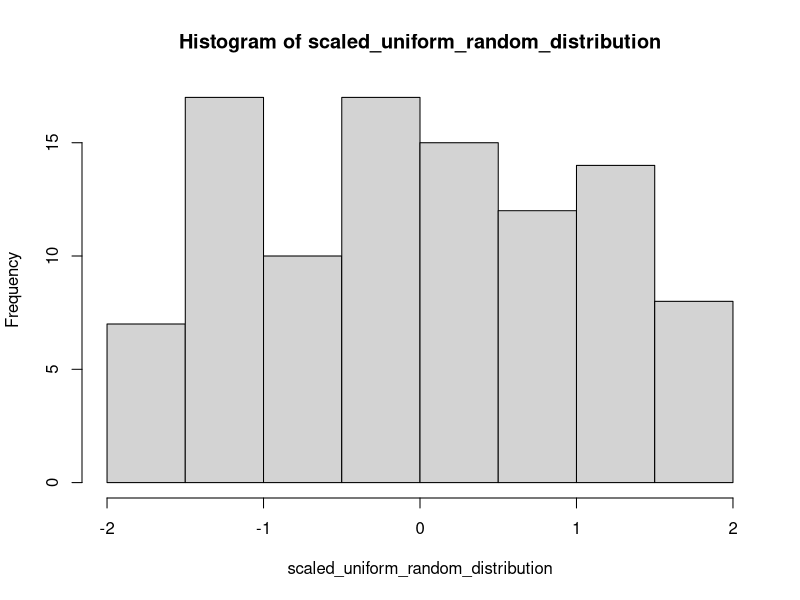
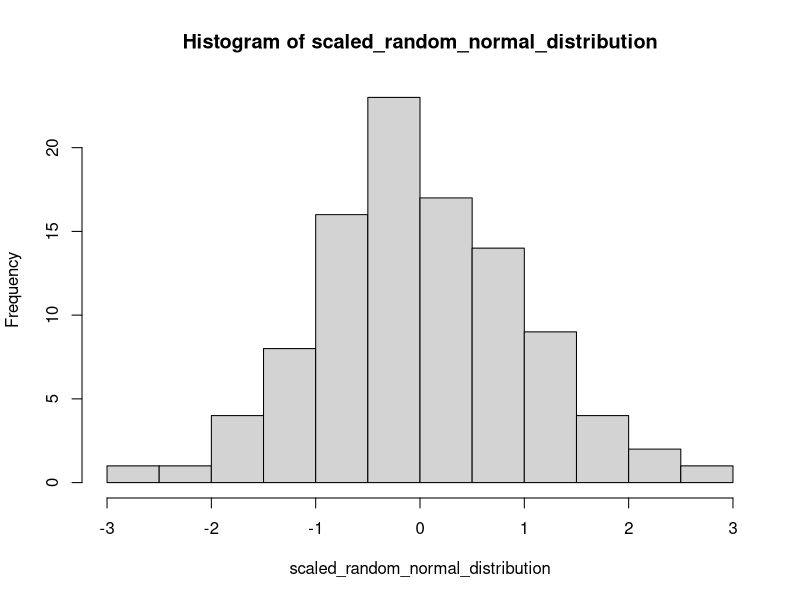
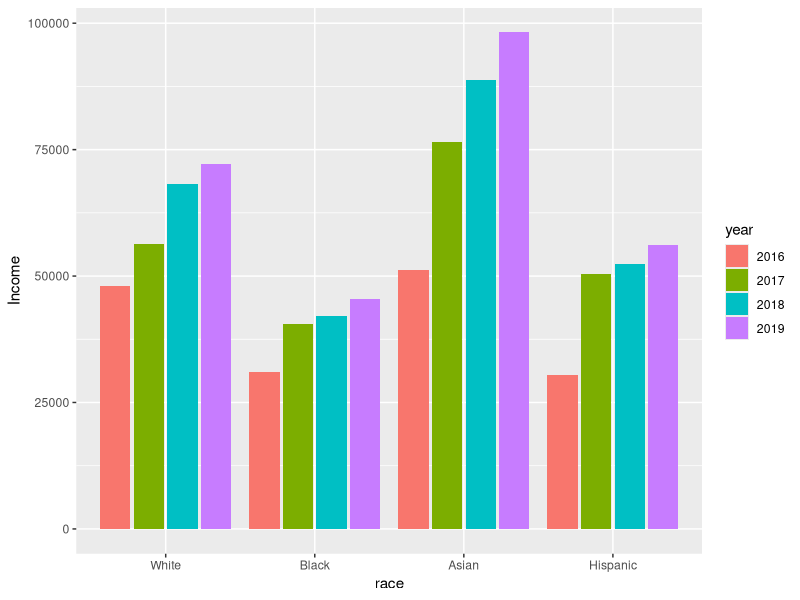

R code for these plots, in order:
## ---- chunk 1
library(ggplot2)
## ---- chunk 2
values <- c(45,77,20,19,101,120,212)
celcius <- (5/9)*(values - 32)
celcius
## ---- chunk 3


convertTemp <- function(farenheit)
  {
  return ((5/9)*(farenheit - 32))
  }
values <- c(45,77,20,19,101,120,212)

###Either of these will do
sapply(values,convertTemp)
convertTemp(values)
## ---- chunk 4
set.seed(440)

uniform_random_distribution <- runif(100)
scaled_uniform_random_distribution <- scale(runif(100))
hist(scaled_uniform_random_distribution)
####
####
random_normal_distribution  <- rnorm(100)
scaled_random_normal_distribution <- scale(rnorm(100))
hist(scaled_random_normal_distribution)
## ---- chunk 5
census <-read.csv("../DATA/census_data.csv")

census$race <-factor(census$race, levels = c("White","Black","Asian","Hispanic"))
table(census$race)
## ---- chunk 6
census$year <- factor(census$year,  levels= c(2016,2017,2018,2019))
ggplot(data=census,aes(x= race,y= Income, fill = year)) +
  geom_bar(stat="identity", position= position_dodge2())
## ---- chunk 7
diamonds$cut <- as.numeric(diamonds$cut)
diamonds$color<- as.numeric(diamonds$color)
diamonds$clarity <- as.numeric(diamonds$clarity)

set.seed(440)
sampled <- sample(1:length(diamonds$carat), 0.8*length(diamonds$carat), replace = FALSE)

diamond_train <- diamonds[sampled,]
diamond_test <- diamonds[-sampled,]
## ---- chunk 8
diamond_model_1 <- lm(data=diamond_train, price ~ carat + color + clarity + cut)
model_1_summary <- summary(diamond_model_1)
model_1_summary
## ---- chunk 9
model_1_predict <-predict(object = diamond_model_1, diamond_test)
resid_model_1 <- diamond_test$price - model_1_predict
### Chose degree of freedom based on 6 predictors and one intercept = 7
### Length of test is 10'788
model_1_RSE <- sqrt(sum(resid_model_1^2)/10781)
var(model_1_predict)/var(diamond_test$price)
## ---- chunk 10
diamond_model_2 <- lm(data=diamond_train, price ~ carat + color + clarity + cut +  x + y + z)
model_2_summary <- summary(diamond_model_2)
model_2_summary
## ---- chunk 11
model_2_predict <- predict(object = diamond_model_2, diamond_test)

resid_model_2 <- diamond_test$price - model_2_predict


### Chose degree of freedom based on 9 predictors and one intercept = 10
### Length of test is 10'788
model_2_RSE <- sqrt(sum(resid_model_2^2)/10778)
var(model_2_predict)/var(diamond_test$price)

